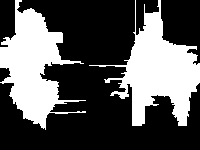
#> input picture 期末大作业/Final/data/segmentation/915.png, 200 x 150 px, found by its file name
$ jupyter execute --allow-errors CV_Question4.ipynb   (shell and % lines are left out)
#> lines starting #> are read from the running program, lines starting #| are printed output that depends on the picture; after the words box and inside, x2 and y2 are one past the last pixel; in counts of white or black regions, pixels touching at a corner belong together
问题1——手工实现PCA，特征向量降为16D

[cell 1]
import numpy as np
import os
import cv2
import shutil
import math
import random
from PIL import Image
import matplotlib.pyplot as plt
import matplotlib.image as mpimg
from sklearn.decomposition import PCA
import warnings
warnings.filterwarnings("ignore")

#手工实现PCA
# X代表训练集矩阵
# k代表需要保留的特征数量（即降维后的特征向量数量）
def pca(X,k):
    temp = k
    #矩阵行数代表样本数量n_samples，矩阵列数代表每个样本的特征数n_features(即特征向量)
    n_samples, n_features = X.shape
    #对矩阵进行零均值化，即减去这一行的均值
    mean = np.array([np.mean(X[:,i]) for i in range(n_features)])
    norm_X = X - mean

    #散度矩阵scatter_matrix
    #散度矩阵就是协方差矩阵*(总数据量-1),因此他们的特征根和特征向量是一样的
    scatter_matrix = np.dot(np.transpose(norm_X),norm_X)

    #计算特征向量和特征值
    eig_val, eig_vec = np.linalg.eig(scatter_matrix)
    eig_pairs = [(np.abs(eig_val[i]), eig_vec[:,i]) for i in range(n_features)]

    #根据特征值大小，从大到小对(特征值,特征向量)的多对pair进行排序
    eig_pairs.sort(reverse=True)
    #选出前k个特征向量
    feature=np.array([ele[1] for ele in eig_pairs[:k]])

    #输出降维后的特征向量
    print("降维后的特征向量为：\n")
    for k in range(16):
        for i in range(12):
            for j in range(12):
                print("%.3f  "%(feature[k][i*12+j]),end="")
            print("\n")
        print("\n")
    print("-----------------------------------------------------------------------------")

    #将特征向量rescale到0——255之间
    array = feature
    ymax = 255
    ymin = 0
    xmax = max(map(max,array))
    xmin = min(map(min,array))
    for i in range(16):
        for j in range(144):
            array[i][j] = int(round(((ymax-ymin)*(array[i][j]-xmin)/(xmax-xmin))+ymin))
    print("rescale到0—255范围内的特征向量为：\n")
    for k in range(16):
        for i in range(12):
            for j in range(12):
                print("%d  "%(array[k][i*12+j]),end="")
            print("\n")
        print("\n")
    print("-----------------------------------------------------------------------------")
    feature = np.array([ele[1] for ele in eig_pairs[:temp]])

    #Y = PX即为降维到k维后的数据
    data = np.dot(norm_X,np.transpose(feature))
    return data


#存储裁剪后图片的每个子图(12*12)
X = np.zeros((12,12),dtype = int)
#存储所有子图，组成训练集
X_new = np.zeros((144,144),dtype = int)

#读取代表图片
#img_num可修改为自己需要读取的图片编号
img_number = "915"
img = cv2.imread("C:/Users/93508/Desktop/Final/data/imgs/" + img_number + ".png")
#> img is the input picture: shape (150, 200, 3); 34.7% white; 2 white regions, box (x1, y1, x2, y2) and area: (89, 0, 200, 126) 5463, (0, 0, 86, 130) 4955
#以灰度图的方式读取，去除图片的三通道RGB信息
img = cv2.cvtColor(img, cv2.COLOR_BGR2GRAY)
#将图片尺寸裁剪为12的倍数
img = cv2.resize(img,(144,144))
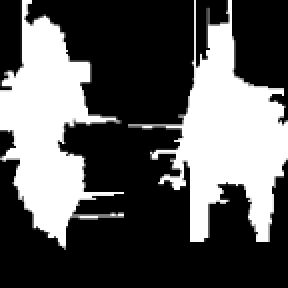
#> img: shape (144, 144) (shown 2 times larger); min 0, max 255, mean 88.6

#将图片拆分12*12的子图并全部保存至X_new
#每个12*12的子图被视为144维的向量，将其一维扁平化存入X_new的每一行中
#由于图片为144*144，子图为12*12，所以X_new为144*144
#即144条数据，每条数据有144维的特征
for i in range(0,144):
    X = img[int(i/12)*12:int(i/12)*12+12,i%12*12:i%12*12+12]
    X_new[i,:] = X.reshape(1,-1)
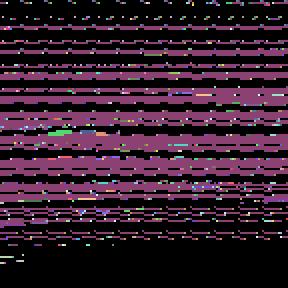
#> X_new: shape (144, 144) int64 (shown 2 times larger); 189 distinct labels, from 0 to 255; one colour per label, 0 black

#调用手工实现的PCA
#> (the rest of this cell did not finish here and is left out)

#> in pca, `mean = np.array([np.mean(X[:,i]) for i in range(n_features)])`: mean = 144 values, max 103.2 at index 1, min 76.44 at index 82, mean 88.61
#> in pca, `norm_X = X - mean`:
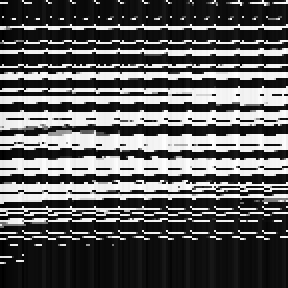
#> norm_X: shape (144, 144) float64 (shown 2 times larger); min -103.2, max 178.6, mean 0; drawn with min black and max white
#> in pca, `scatter_matrix = np.dot(np.transpose(norm_X),norm_X)`:
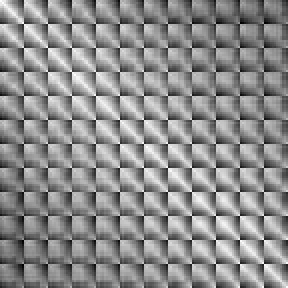
#> scatter_matrix: shape (144, 144) float64 (shown 2 times larger); min 615188.1, max 2159396.9, mean 1470179.9; drawn with min black and max white
#> in pca, `eig_pairs = [(np.abs(eig_val[i]), eig_vec[:,i]) for i in range(n_featu..`: eig_pairs = 144 items
print("压缩结果为：\n")
print(result)

问题1——调用Sklearn库的PCA函数，特征向量降为16D

[cell 2]
import numpy as np
import os
import cv2
import shutil
import math
import random
from PIL import Image
import matplotlib.pyplot as plt
import matplotlib.image as mpimg
from sklearn.decomposition import PCA
import warnings
warnings.filterwarnings("ignore")


#存储裁剪后图片的每个子图(12*12)
X = np.zeros((12,12),dtype = int)
#存储所有子图，组成训练集
X_new = np.zeros((144,144),dtype = int)

#读取代表图片
#img_num可修改为自己需要读取的图片编号
img_number = "915"
img = cv2.imread("C:/Users/93508/Desktop/Final/data/imgs/" + img_number + ".png")
#以灰度图的方式读取，去除图片的三通道RGB信息
img = cv2.cvtColor(img, cv2.COLOR_BGR2GRAY)
#将图片尺寸裁剪为12的倍数
img = cv2.resize(img,(144,144))

#将图片拆分12*12的子图并全部保存至X_new
#每个12*12的子图被视为144维的向量，将其一维扁平化存入X_new的每一行中
#由于图片为144*144，子图为12*12，所以X_new为144*144
#即144条数据，每条数据有144维的特征
for i in range(0,144):
    X = img[int(i/12)*12:int(i/12)*12+12,i%12*12:i%12*12+12]
    X_new[i,:] = X.reshape(1,-1)


# 可修改n的数量来选择需要保留的特征数量（即降维后的结果）
n = 16
#调用sklearn库中的PCA
#n_components: 需要保留的特征数量（即降维后的结果）
pca = PCA(n_components = n) #实例化
newX = pca.fit_transform(X_new) #用已有数据训练PCA模型，并返回降维后的数据

#PCA中的属性components_为降维后的特征向量
print("降维后的特征向量为：\n")
for k in range(16):
    for i in range(12):
        for j in range(12):
            print("%.3f  "%(pca.components_[k][i*12+j]),end="")
        print("\n")
    print("\n")
print("-----------------------------------------------------------------------------")

#将特征向量rescale到0——255之间
array = pca.components_
ymax = 255
ymin = 0
xmax = max(map(max,array))
xmin = min(map(min,array))
for i in range(16):
    for j in range(144):
        array[i][j] = int(round(((ymax-ymin)*(array[i][j]-xmin)/(xmax-xmin))+ymin))
print("rescale到0—255范围内的特征向量为：\n")
for k in range(16):
    for i in range(12):
        for j in range(12):
            print("%d  "%(array[k][i*12+j]),end="")
        print("\n")
    print("\n")
print("-----------------------------------------------------------------------------")

print("压缩结果为：\n")
print(newX)

问题2——144D

[cell 3]
import numpy as np
import os
import cv2
import shutil
import math
import random
from PIL import Image
import matplotlib.pyplot as plt
import matplotlib.image as mpimg
from sklearn.decomposition import PCA
import warnings
warnings.filterwarnings("ignore")

#手工实现PCA
# X代表训练集矩阵
# k代表需要保留的特征数量（即降维后的特征向量数量）
def pca(X,k):
    temp = k
    #矩阵行数代表样本数量n_samples，矩阵列数代表每个样本的特征数n_features(即特征向量)
    n_samples, n_features = X.shape
    #对矩阵进行零均值化，即减去这一行的均值
    mean = np.array([np.mean(X[:,i]) for i in range(n_features)])
    norm_X = X - mean

    #散度矩阵scatter_matrix
    #散度矩阵就是协方差矩阵*(总数据量-1),因此他们的特征根和特征向量是一样的
    scatter_matrix = np.dot(np.transpose(norm_X),norm_X)

    #计算特征向量和特征值
    eig_val, eig_vec = np.linalg.eig(scatter_matrix)
    eig_pairs = [(np.abs(eig_val[i]), eig_vec[:,i]) for i in range(n_features)]

    #根据特征值大小，从大到小对(特征值,特征向量)的多对pair进行排序
    eig_pairs.sort(reverse=True)
    #选出前k个特征向量
    feature=np.array([ele[1] for ele in eig_pairs[:k]])

    #输出降维后的特征向量
    print("降维后的特征向量为：\n")
    for k in range(144):
        for i in range(12):
            for j in range(12):
                print("%.3f  "%(feature[k][i*12+j]),end="")
            print("\n")
        print("\n")
    print("-----------------------------------------------------------------------------")

    #将特征向量rescale到0——255之间
    array = feature
    ymax = 255
    ymin = 0
    xmax = max(map(max,array))
    xmin = min(map(min,array))
    for i in range(144):
        for j in range(144):
            array[i][j] = int(round(((ymax-ymin)*(array[i][j]-xmin)/(xmax-xmin))+ymin))
    print("rescale到0—255范围内的特征向量为：\n")
    for k in range(144):
        for i in range(12):
            for j in range(12):
                print("%d  "%(array[k][i*12+j]),end="")
            print("\n")
        print("\n")
    print("-----------------------------------------------------------------------------")
    feature = np.array([ele[1] for ele in eig_pairs[:temp]])

    #Y = PX即为降维到k维后的数据
    data = np.dot(norm_X,np.transpose(feature))
    return data


#存储裁剪后图片的每个子图(12*12)
X = np.zeros((12,12),dtype = int)
#存储所有子图，组成训练集
X_new = np.zeros((144,144),dtype = int)

#读取代表图片
#img_num可修改为自己需要读取的图片编号
img_number = "915"
img = cv2.imread("C:/Users/93508/Desktop/Final/data/imgs/" + img_number + ".png")
#以灰度图的方式读取，去除图片的三通道RGB信息
img = cv2.cvtColor(img, cv2.COLOR_BGR2GRAY)
#将图片尺寸裁剪为12的倍数
img = cv2.resize(img,(144,144))

#将图片拆分12*12的子图并全部保存至X_new
#每个12*12的子图被视为144维的向量，将其一维扁平化存入X_new的每一行中
#由于图片为144*144，子图为12*12，所以X_new为144*144
#即144条数据，每条数据有144维的特征
for i in range(0,144):
    X = img[int(i/12)*12:int(i/12)*12+12,i%12*12:i%12*12+12]
    X_new[i,:] = X.reshape(1,-1)

#调用手工实现的PCA
#> (the rest of this cell did not finish here and is left out)

print("压缩结果为：\n")
print(result)

问题2——60D

[cell 4]
import numpy as np
import os
import cv2
import shutil
import math
import random
from PIL import Image
import matplotlib.pyplot as plt
import matplotlib.image as mpimg
from sklearn.decomposition import PCA
import warnings
warnings.filterwarnings("ignore")

#手工实现PCA
# X代表训练集矩阵
# k代表需要保留的特征数量（即降维后的特征向量数量）
def pca(X,k):
    temp = k
    #矩阵行数代表样本数量n_samples，矩阵列数代表每个样本的特征数n_features(即特征向量)
    n_samples, n_features = X.shape
    #对矩阵进行零均值化，即减去这一行的均值
    mean = np.array([np.mean(X[:,i]) for i in range(n_features)])
    norm_X = X - mean

    #散度矩阵scatter_matrix
    #散度矩阵就是协方差矩阵*(总数据量-1),因此他们的特征根和特征向量是一样的
    scatter_matrix = np.dot(np.transpose(norm_X),norm_X)

    #计算特征向量和特征值
    eig_val, eig_vec = np.linalg.eig(scatter_matrix)
    eig_pairs = [(np.abs(eig_val[i]), eig_vec[:,i]) for i in range(n_features)]

    #根据特征值大小，从大到小对(特征值,特征向量)的多对pair进行排序
    eig_pairs.sort(reverse=True)
    #选出前k个特征向量
    feature=np.array([ele[1] for ele in eig_pairs[:k]])

    #输出降维后的特征向量
    print("降维后的特征向量为：\n")
    for k in range(60):
        for i in range(12):
            for j in range(12):
                print("%.3f  "%(feature[k][i*12+j]),end="")
            print("\n")
        print("\n")
    print("-----------------------------------------------------------------------------")

    #将特征向量rescale到0——255之间
    array = feature
    ymax = 255
    ymin = 0
    xmax = max(map(max,array))
    xmin = min(map(min,array))
    for i in range(60):
        for j in range(144):
            array[i][j] = int(round(((ymax-ymin)*(array[i][j]-xmin)/(xmax-xmin))+ymin))
    print("rescale到0—255范围内的特征向量为：\n")
    for k in range(60):
        for i in range(12):
            for j in range(12):
                print("%d  "%(array[k][i*12+j]),end="")
            print("\n")
        print("\n")
    print("-----------------------------------------------------------------------------")
    feature = np.array([ele[1] for ele in eig_pairs[:temp]])

    #Y = PX即为降维到k维后的数据
    data = np.dot(norm_X,np.transpose(feature))
    return data


#存储裁剪后图片的每个子图(12*12)
X = np.zeros((12,12),dtype = int)
#存储所有子图，组成训练集
X_new = np.zeros((144,144),dtype = int)

#读取代表图片
#img_num可修改为自己需要读取的图片编号
img_number = "915"
img = cv2.imread("C:/Users/93508/Desktop/Final/data/imgs/" + img_number + ".png")
#以灰度图的方式读取，去除图片的三通道RGB信息
img = cv2.cvtColor(img, cv2.COLOR_BGR2GRAY)
#将图片尺寸裁剪为12的倍数
img = cv2.resize(img,(144,144))

#将图片拆分12*12的子图并全部保存至X_new
#每个12*12的子图被视为144维的向量，将其一维扁平化存入X_new的每一行中
#由于图片为144*144，子图为12*12，所以X_new为144*144
#即144条数据，每条数据有144维的特征
for i in range(0,144):
    X = img[int(i/12)*12:int(i/12)*12+12,i%12*12:i%12*12+12]
    X_new[i,:] = X.reshape(1,-1)

#调用手工实现的PCA
#> (the rest of this cell did not finish here and is left out)

print("压缩结果为：\n")
print(result)

问题2——6D

[cell 5]
import numpy as np
import os
import cv2
import shutil
import math
import random
from PIL import Image
import matplotlib.pyplot as plt
import matplotlib.image as mpimg
from sklearn.decomposition import PCA
import warnings
warnings.filterwarnings("ignore")

#手工实现PCA
# X代表训练集矩阵
# k代表需要保留的特征数量（即降维后的特征向量数量）
def pca(X,k):
    temp = k
    #矩阵行数代表样本数量n_samples，矩阵列数代表每个样本的特征数n_features(即特征向量)
    n_samples, n_features = X.shape
    #对矩阵进行零均值化，即减去这一行的均值
    mean = np.array([np.mean(X[:,i]) for i in range(n_features)])
    norm_X = X - mean

    #散度矩阵scatter_matrix
    #散度矩阵就是协方差矩阵*(总数据量-1),因此他们的特征根和特征向量是一样的
    scatter_matrix = np.dot(np.transpose(norm_X),norm_X)

    #计算特征向量和特征值
    eig_val, eig_vec = np.linalg.eig(scatter_matrix)
    eig_pairs = [(np.abs(eig_val[i]), eig_vec[:,i]) for i in range(n_features)]

    #根据特征值大小，从大到小对(特征值,特征向量)的多对pair进行排序
    eig_pairs.sort(reverse=True)
    #选出前k个特征向量
    feature=np.array([ele[1] for ele in eig_pairs[:k]])

    #输出降维后的特征向量
    print("降维后的特征向量为：\n")
    for k in range(6):
        for i in range(12):
            for j in range(12):
                print("%.3f  "%(feature[k][i*12+j]),end="")
            print("\n")
        print("\n")
    print("-----------------------------------------------------------------------------")

    #将特征向量rescale到0——255之间
    array = feature
    ymax = 255
    ymin = 0
    xmax = max(map(max,array))
    xmin = min(map(min,array))
    for i in range(6):
        for j in range(144):
            array[i][j] = int(round(((ymax-ymin)*(array[i][j]-xmin)/(xmax-xmin))+ymin))
    print("rescale到0—255范围内的特征向量为：\n")
    for k in range(6):
        for i in range(12):
            for j in range(12):
                print("%d  "%(array[k][i*12+j]),end="")
            print("\n")
        print("\n")
    print("-----------------------------------------------------------------------------")

    feature = np.array([ele[1] for ele in eig_pairs[:temp]])

    #Y = PX即为降维到k维后的数据
    data = np.dot(norm_X,np.transpose(feature))
    return data


#存储裁剪后图片的每个子图(12*12)
X = np.zeros((12,12),dtype = int)
#存储所有子图，组成训练集
X_new = np.zeros((144,144),dtype = int)

#读取代表图片
#img_num可修改为自己需要读取的图片编号
img_number = "915"
img = cv2.imread("C:/Users/93508/Desktop/Final/data/imgs/" + img_number + ".png")
#以灰度图的方式读取，去除图片的三通道RGB信息
img = cv2.cvtColor(img, cv2.COLOR_BGR2GRAY)
#将图片尺寸裁剪为12的倍数
img = cv2.resize(img,(144,144))

#将图片拆分12*12的子图并全部保存至X_new
#每个12*12的子图被视为144维的向量，将其一维扁平化存入X_new的每一行中
#由于图片为144*144，子图为12*12，所以X_new为144*144
#即144条数据，每条数据有144维的特征
for i in range(0,144):
    X = img[int(i/12)*12:int(i/12)*12+12,i%12*12:i%12*12+12]
    X_new[i,:] = X.reshape(1,-1)

#调用手工实现的PCA
#> (the rest of this cell did not finish here and is left out)

print("压缩结果为：\n")
print(result)
